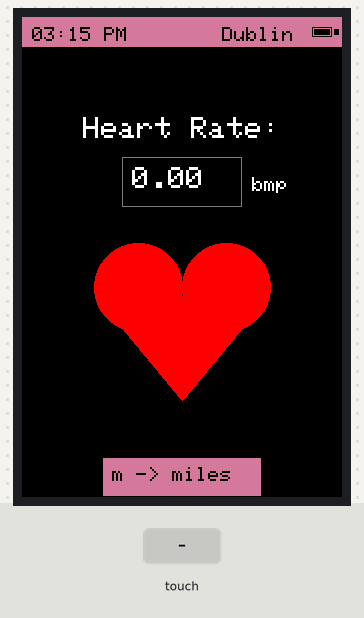
The sketch below on a simulated Arduino Uno R4 WiFi. Shown: 320×480 colour display. The test bench sets the inputs (shaded band). What the sketch prints to the serial monitor is not drawn.

Above: at 1.7 s.
1.8 s: touch panel pressed at 13 % / 10 % of its raw x / y range
At 3.0 s:
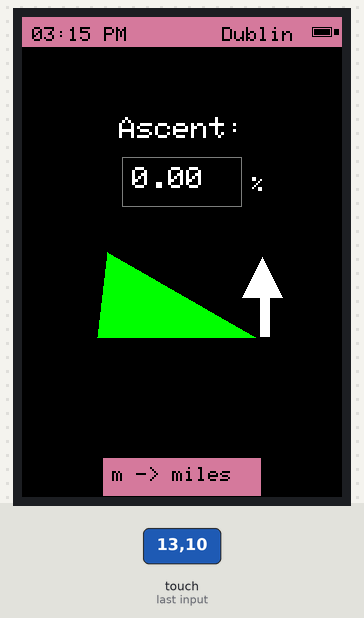
3.4 s: touch panel pressed at 38 % / 10 % of its raw x / y range
At 4.3 s:
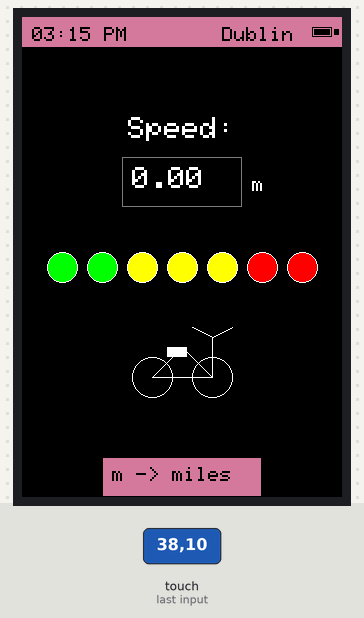
7.5 s: touch panel pressed at 62 % / 10 % of its raw x / y range
At 8.8 s:
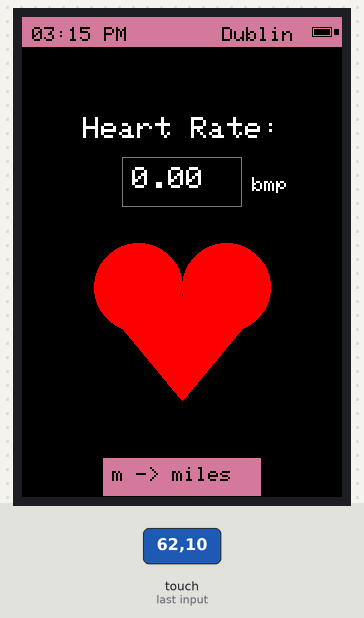
9.1 s: touch panel pressed at 87 % / 10 % of its raw x / y range
At 9.7 s:
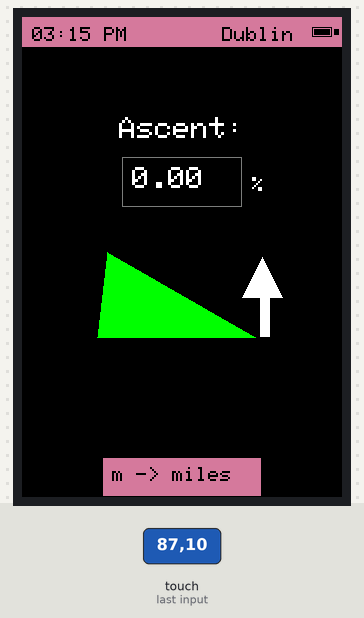
Timing chart, 0 to 11.7 s (numbered marks = the images above; inputs shaded):
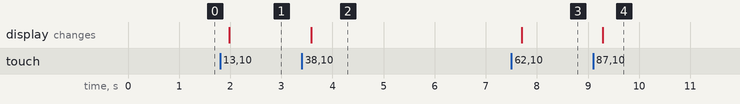

Measured:
- after the input at 1.8 s, the display: changes after 0.19 s (image 1)
- after the input at 3.4 s, the display: changes after 0.19 s (image 2)
- after the input at 7.5 s, the display: changes after 0.20 s (image 3)
- after the input at 9.1 s, the display: changes after 0.18 s (image 4)

The sketch:

display.ino
```cpp
#define PORTRAIT  0
#define LANDSCAPE 1
#define USE_XPT2046   0
#define USE_LOCAL_KBV 1
#define TOUCH_ORIENTATION  PORTRAIT

// Including the relevant libraries ... including the MCUFriend fork
#include <SPI.h>
#include <WiFiS3.h>
#include <Adafruit_GFX.h>
#include <MCUFRIEND_kbv.h>
#include <TouchScreen.h>

// WIFI Stuff ---------------------------------------------------------------------------------------
int val1 = 0;
int prev_val1 = 0;
float val2 = 0;
float prev_val2 = 0;
int val3 = 0;
int prev_val3 = 0;

const char* ssid = "Bike Computer";
const char* password = "password";
WiFiServer server(8080);
WiFiServer server2(9090);

//--------------------------------------------------------------------------------------------------
//Initialising the display and touchscreen
MCUFRIEND_kbv tft;

#if defined(ESP32)
int XP = 27, YP = 4, XM = 15, YM = 14;
#else
int XP = 7, YP = A2, XM = A1, YM = 6;
#endif
TouchScreen ts(XP, YP, XM, YM, 300);
TSPoint tp;

// Colour declaration
#define WHITE 0xFFFF
#define RED   0xF800
#define BLUE  0x001F
#define GREEN 0x07E0
#define BLACK 0x0000
#define YELLOW 0xFFE0
#define CYAN 0x07FF
#define MAGENTA 0xF81F
#define GREY 0x7BEF
#define LIGHT_GREY 0xD3D3D3

int tot_width = 320, tot_height = 480;
int screen_number = 0;
int convert_M2M = 0;

long lastTime = 0;

// Conversion for meters to miles from the web
const float metersToMiles = 0.00062137119223;

// Function to convert meters to miles
float changeM2M(float meters) {
    return meters * metersToMiles;
}

// Used to return a time
String get_time() {
   return "03:15 PM";
}

// Drawing the top bar
void topbar() {
    // Draw from origin across the screen width with a depth of 30 in colour light grey
    tft.fillRect(0, 0, tot_width, 30, LIGHT_GREY);
    String time = get_time();
    tft.setTextColor(BLACK);
    tft.setTextSize(2);
    tft.setCursor(10, 10);
    tft.print(time);

    // Displaying location within the bar
    String location = "Dublin";
    int location_ = 200;
    tft.setTextColor(BLACK);
    tft.setTextSize(2);
    tft.setCursor(location_, 10);
    tft.print(location);

    // Draw the battery icon...
    tft.setTextColor(BLACK);
    tft.drawRect(290, 10, 20, 10, BLACK);
    tft.fillRect(290 + 22, 10 + 2, 5, 6, BLACK);
    tft.fillRect(290 + 2, 10 + 2, 16, 6, BLACK);
}

// Conversion button
void setbut() {
    int but_w = 160;
    int but_h = 40;
    int but_x = (tot_width - but_w) / 2;  // Fixed typo here, `buth` should be `but_w`
    int but_y = tot_height - 40;

    // Background
    tft.fillRect(but_x, but_y, but_w, but_h, LIGHT_GREY);
    // Bordered
    tft.drawRect(but_x, but_y, but_w, but_h, BLACK);
    // Text colour
    tft.setTextColor(BLACK);
    tft.setTextSize(2);
    String text;
         if (convert_M2M == 0) {
            text = "m -> miles";
        } else {
            text = "miles -> m";
        }
    tft.setCursor(but_x + 10, but_y + 10);
    tft.print(text);
}

// Input box
void inputbox(const char* writing, float input, int y_value, const char* measured_unit) {

    tft.setTextColor(WHITE);
    tft.setTextSize(3);
    int16_t x1, y1;
    uint16_t w, h;

    // Bounding writing
    tft.getTextBounds(writing, 0, 0, &x1, &y1, &w, &h);
    int writing_w = w;
    int writing_x = (tot_width - writing_w) / 2;
    tft.setCursor(writing_x, y_value);
    tft.print(writing);

    // Box dimensions
    int box_x = (tot_width - 120) / 2;
    int box_y = y_value + 40;
    int box_w = 120;
    int box_h = 50;

    // Create box
    tft.drawRect(box_x, box_y, box_w, box_h, GREY);
    tft.setTextColor(WHITE);
    tft.setTextSize(3);
    tft.setCursor(box_x + 10, box_y + 10);
    tft.print(input);

    // Displaying measured value within the box
    tft.setTextColor(WHITE);
    tft.setTextSize(2);
    int unit_xval = box_x + box_w + 10;
    tft.setCursor(unit_xval, box_y + 20);
    tft.print(measured_unit);
}
 //Function to overwrite the value displayed on screen.
 //Draws a black box over the current value and then writes the new value
void updateValues() {
    int box_x = (tot_width - 120) / 2;
    int box_y = 140;
    int box_w = 120;
    int box_h = 50;
    tft.fillRect(box_x, box_y, box_w, box_h, BLACK);
        if (screen_number == 0) {
            //Display Heart Rate
        inputbox("Heart Rate:", val3, 100, "bmp");

    }
    // Ascent screen display
    else if (screen_number == 1) {
        float ascent_in = val1;  // gradient value
        if (convert_M2M == 1) {
            ascent_in = ascent_in;
        }
        String acsent_uni;
        if (convert_M2M == 0) {
            acsent_uni = "%";
        } else {
            acsent_uni = "%";
        }
        inputbox("Ascent:", ascent_in, 100, acsent_uni.c_str());
    }
    // Speed screen display
    else if (screen_number == 2) {
        float speed_in = val2;  // Speed value
        if (convert_M2M == 1) {
            speed_in = changeM2M(speed_in);
        }
        String speed_uni;
        if (convert_M2M == 0) {
            speed_uni = "m";
        } else {
            speed_uni = "miles";
        }
        inputbox("Speed:", speed_in, 100, speed_uni.c_str());
    }
    }

// Button press to change conversion
void buttonpress_change() {
    convert_M2M = !convert_M2M;
}

//draw the heart
void heart(int x_value, int y_value) {
    int shape_size = 52;
    int circle_size = shape_size - 8;
    tft.fillCircle(x_value - circle_size, y_value, circle_size, RED);
    tft.fillCircle(x_value + circle_size, y_value, circle_size, RED);
    int tri_h = shape_size * 2;
    int tri_y_value = y_value + circle_size - 35;
    tft.fillTriangle(x_value - shape_size * 1.64, tri_y_value, x_value + shape_size * 1.66, tri_y_value, x_value, tri_y_value + tri_h, RED);
}

//drawing thr right anle triangle
void right_angletriangle(int x_value, int y_value) {
    int shape_size = 85;
    tft.fillTriangle(x_value - 10, y_value, x_value + shape_size * 1.75, y_value, x_value, y_value - shape_size,GREEN);
}

//draw arrow
void arrow(int x_value, int y_value) {
    int shape_size = 20;
    tft.fillRect(x_value - shape_size / 8, y_value - shape_size * 2, shape_size / 2, shape_size * 2, WHITE);
    tft.fillTriangle(x_value - shape_size, y_value - shape_size * 2, x_value + shape_size, y_value - shape_size * 2,
                     x_value, y_value - shape_size * 4, WHITE);
}

// Speed graphic
void speedgraphic(int x_value, int y_value ) {
  int circle_size = 15;
    int spacing = 40;
    uint16_t circleColors[] = {GREEN, GREEN, YELLOW, YELLOW, YELLOW, RED, RED};

    for (int i = 0; i < 7; i++) {
        uint16_t circleColor = circleColors[i];
        tft.fillCircle(x_value + i * spacing, y_value, circle_size, circleColor);
        tft.drawCircle(x_value + i * spacing, y_value, circle_size, WHITE);
    }
}

// create bike icon
void bike_icon(int x_value, int y_value) {
    uint16_t white = WHITE;
    uint16_t black = BLACK;
    int wheel_size = 20;

    int bike_frame = y_value + wheel_size + 10;
    tft.fillCircle(x_value, y_value, wheel_size, black);
    tft.drawCircle(x_value, y_value, wheel_size, white);
    //draw wheels
    tft.fillCircle(x_value + 2 * wheel_size + 20, y_value, wheel_size, black);
    tft.drawCircle(x_value + 2 * wheel_size + 20, y_value, wheel_size, white);
    //draw frame
    tft.drawLine(x_value, y_value, x_value + 2 * wheel_size + 20, y_value, white);
    tft.drawLine(x_value, y_value, x_value + wheel_size + 10, bike_frame - 60, white);
    tft.drawLine(x_value + 2 * wheel_size + 20, y_value, x_value + wheel_size + 10, bike_frame - 60, white);

    //draw seat and handle
    tft.fillRect(x_value + wheel_size - 5, bike_frame - 60, 20, 10, white);
    tft.drawLine(x_value + 2 * wheel_size + 20, y_value, x_value + 2 * wheel_size + 20, y_value - 40, white);

    tft.drawLine(x_value + 2 * wheel_size + 20, y_value - 40, x_value + 2 * wheel_size + 40, y_value - 50, white);
    tft.drawLine(x_value + 2 * wheel_size + 20, y_value - 40, x_value + 2 * wheel_size, y_value - 50, white);

}

// display on the screen function ...
void display(int screen_num) {
    // Clear screen and draw the top bar
    tft.fillScreen(BLACK);
    topbar();

    // Heart rate screen display
    if (screen_num == 0) {
        // 32 represents the input and can be changed
        // as a float or something here
        inputbox("Heart Rate:", val3, 100, "bmp");
        heart(160, 270);

    }
    // Ascent screen display
    else if (screen_num == 1) {
        float ascent_in = val1;  // Example value for ascent
        if (convert_M2M == 1) {
            ascent_in = ascent_in;
        }
        String acsent_uni;
        if (convert_M2M == 0) {
            acsent_uni = "%";
        } else {
            acsent_uni = "%";
        }
        inputbox("Ascent:", ascent_in, 100, acsent_uni.c_str());
        right_angletriangle(85, 320);
        arrow(240, 320);
    }
    // Speed screen display
    else if (screen_num == 2) {
        float speed_in = val2;  // Example speed value (in meters per second)
        if (convert_M2M == 1) {
            speed_in = changeM2M(speed_in);
        }
        String speed_uni;
        if (convert_M2M == 0) {
            speed_uni = "m";
        } else {
            speed_uni = "miles";
        }
        inputbox("Speed:", speed_in, 100, speed_uni.c_str());
        speedgraphic(40, 250);
        bike_icon(130, 360);
    }

    setbut();
}


void setup() {
    uint16_t ID = tft.readID();
    if (ID == 0xD3D3) ID = 0x9486;
    tft.begin(ID);
    Serial.begin(9600);
    while (!Serial);
    tft.setRotation(TOUCH_ORIENTATION);
    tft.fillScreen(BLACK);
    display(screen_number);

    //Doing WiFi stuff
    WiFi.beginAP(ssid, password);

    server.begin();
    server2.begin();
    Serial.print("Server IP: ");
    Serial.println(WiFi.localIP());
}

// Function to check if the touchscreen is pressed
bool ISPRESSED() {
    tp = ts.getPoint();
    pinMode(YP, OUTPUT);
    pinMode(XM, OUTPUT);
    return tp.z > 200;
}
void loop() {
    //Connect the the two perhiperal devices
    WiFiClient client = server.available();
    WiFiClient client2 = server2.available();
    //If data is available then handle it
    if (client || client2) {
        Serial.println("Client connected");

    if (client.connected() || client2.connected()) {
      if (client.available() || client2.available()) {
        //Capturing data from the strings
        String data = client.readStringUntil('\n');
        String data2 = client2.readStringUntil('\n');
        data.trim();
        data2.trim();

        // Parse integers
        int commaIndex = data.indexOf(',');
        String clientID = data.substring(0, commaIndex);
        String values = data.substring(commaIndex + 1);
        if (clientID == "NANO1") {
          int valuesComma = values.indexOf(',');
          String valone = values.substring(0, valuesComma);
          val1 = valone.toInt();
          Serial.println(val1);
          String valtwo = values.substring(valuesComma + 1);
          Serial.println(val2);
          val2 = valtwo.toFloat();

          Serial.print("Received: ");
          Serial.print(val1);
          Serial.print(", ");
          Serial.println(val2);
        } else {
          val3 = data2.toInt();
          Serial.print("Nano2: ");
          Serial.println(val3);
        }
      }
    }
  }
    if (ISPRESSED()) {
        int press_x = tp.x;
        int press_y = tp.y;

        if (TOUCH_ORIENTATION == PORTRAIT) {
          //portrait mapping
            press_x = map(press_x, 120, 900, 0, tot_width);
            press_y = map(press_y, 120, 900, 0, tot_height);
        } else {
            press_x = map(press_x, 120, 900, 0, tot_height);
            press_y = map(press_y, 120, 900, 0, tot_width);
        }

        // is a touch is detected in the botton of the screen, change units M2M
        if (press_x > 9 * tot_width / 10) {
            buttonpress_change();
            display(screen_number);
        }

        // change screen with touch
        if (press_x >= 0 && press_x < tot_width && press_y >= 0 && press_y < tot_height) {
            screen_number = (screen_number + 1) % 3;
            display(screen_number);
        }

        delay(400); //avoiding multiple screen changes
    }
    if(millis() > lastTime + 2000) {
        //Update values every 2 seconds
        updateValues();
        lastTime = millis();
    }
}
```
